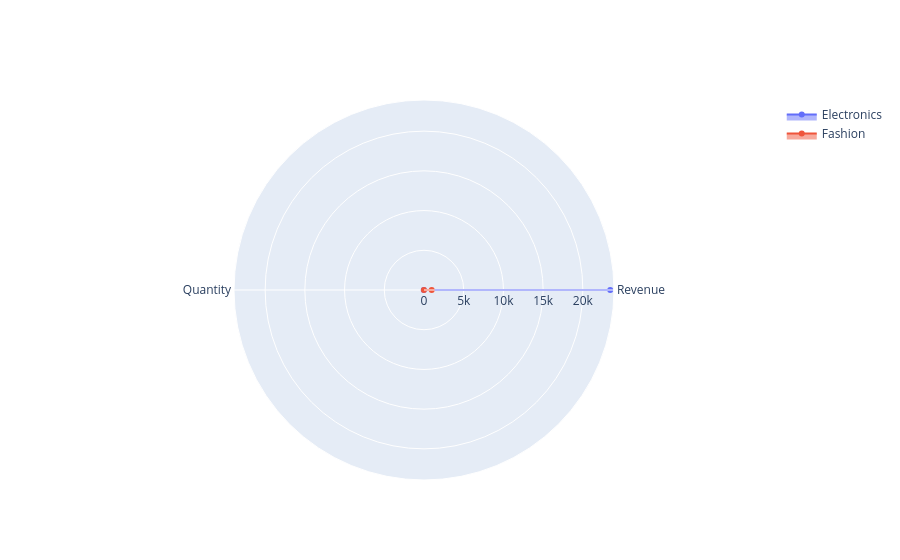

The code cell stored with this chart in its notebook:
### Code cell
# # CHART 12 - Radar Chart

import plotly.graph_objects as go

avg = df.groupby("Category")[["Revenue","Quantity"]].mean()

fig = go.Figure()

for cat in avg.index:
    fig.add_trace(go.Scatterpolar(
        r=[avg.loc[cat,'Revenue'], avg.loc[cat,'Quantity']],
        theta=['Revenue','Quantity'],
        fill='toself',
        name=cat
    ))

fig.show()

### Figure 1 — Plotly figure (JSON) as saved in the notebook; plotly's stock layout.template omitted (floating-point values rounded to 4 significant figures)
{"data": [{"fill": "toself", "name": "Electronics", "r": [23450.0, 23.71], "theta": ["Revenue", "Quantity"], "type": "scatterpolar"}, {"fill": "toself", "name": "Fashion", "r": [966.7, 13], "theta": ["Revenue", "Quantity"], "type": "scatterpolar"}], "layout": {}}
